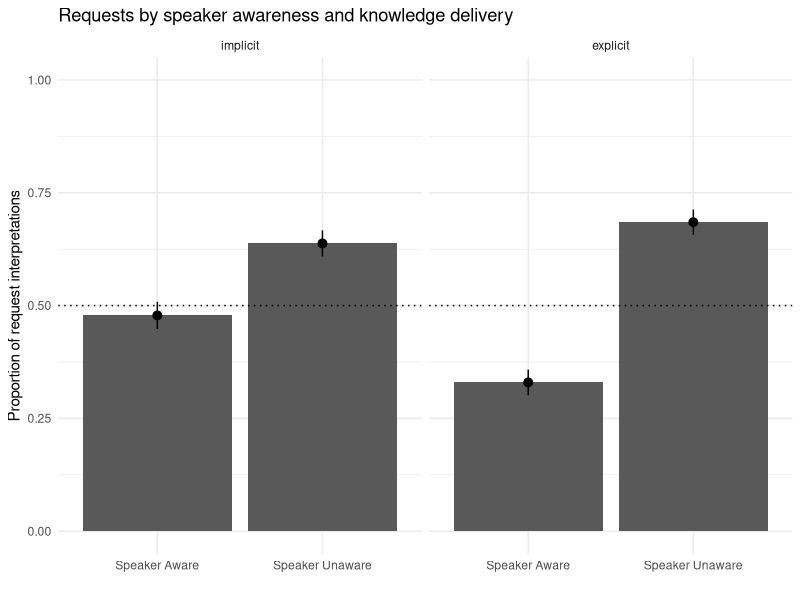
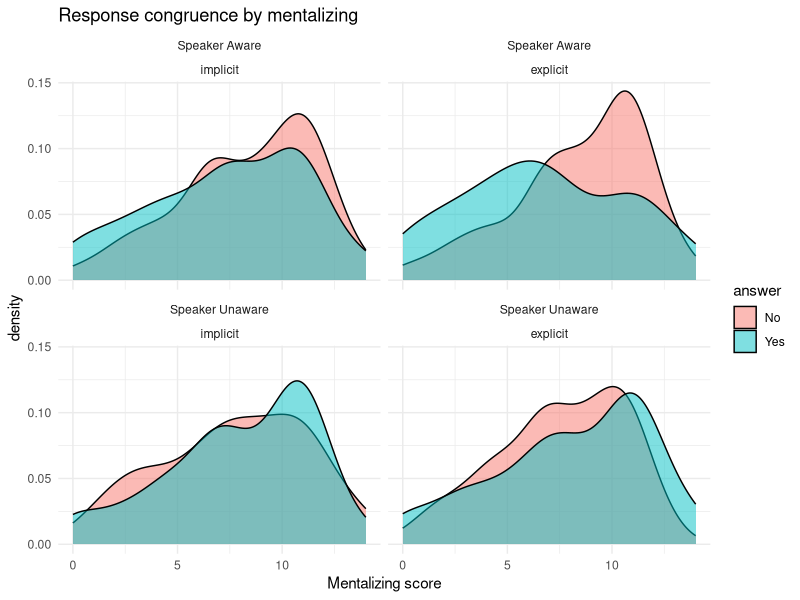
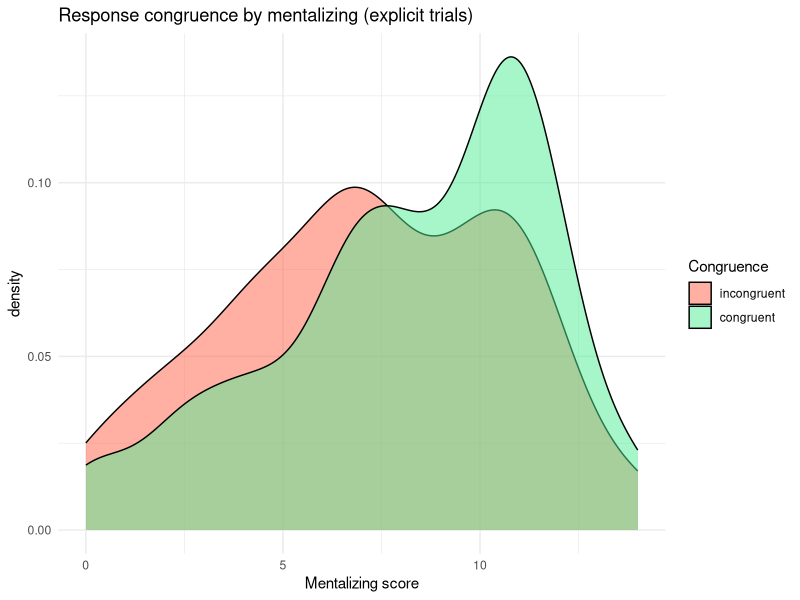
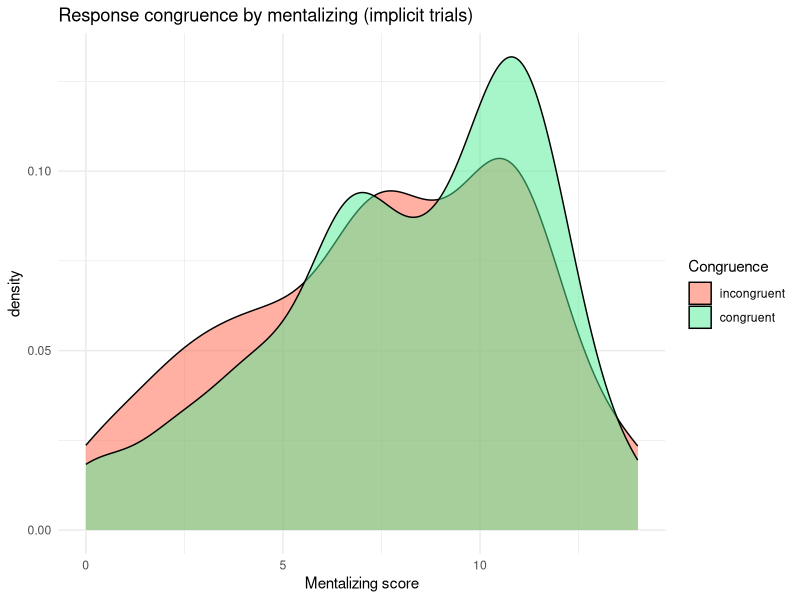
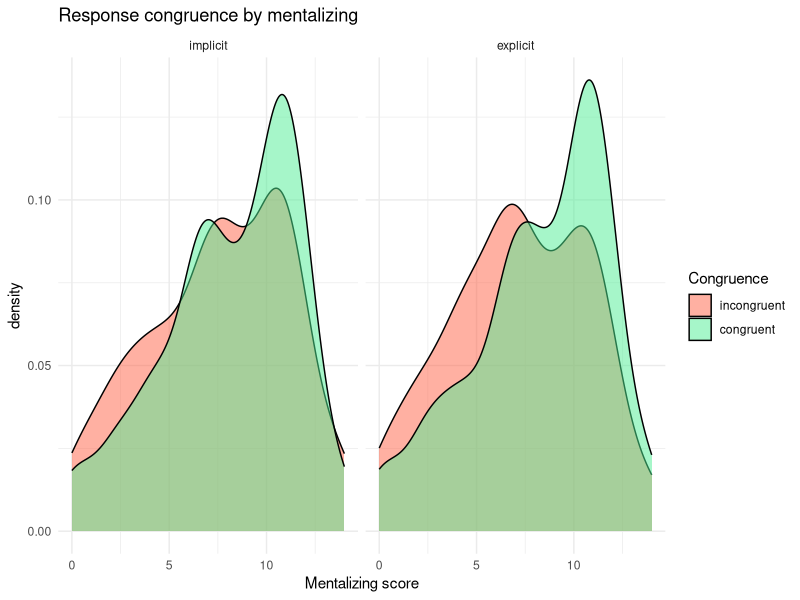
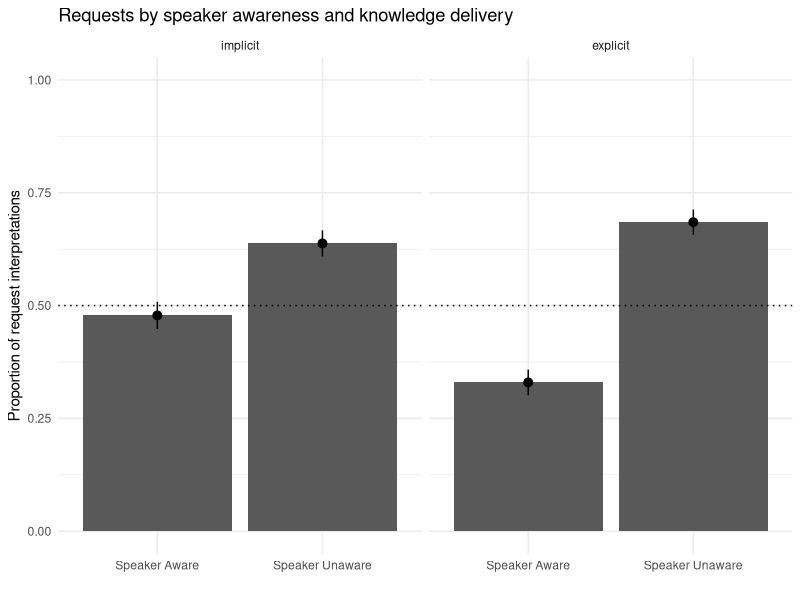
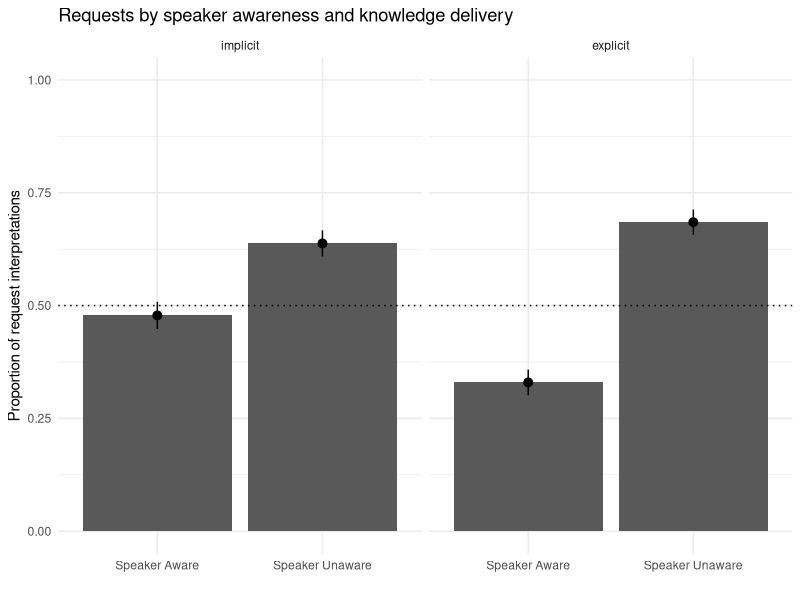
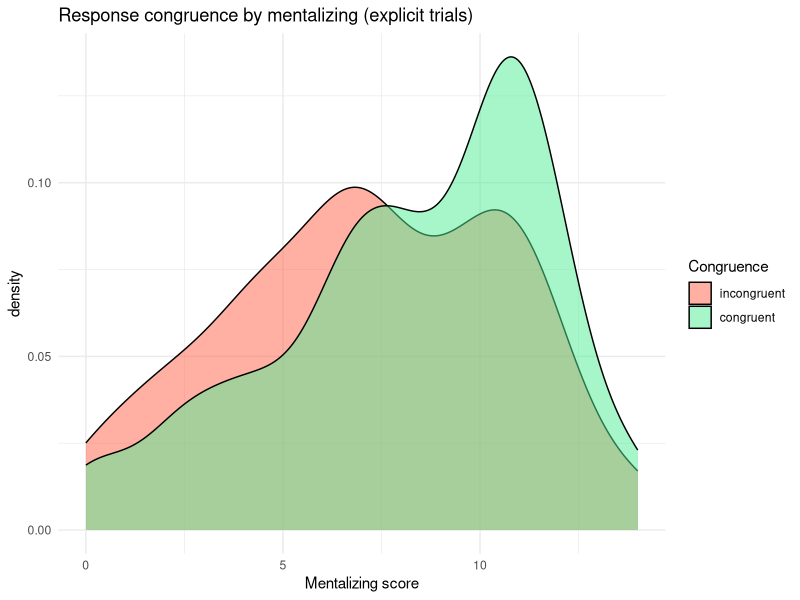

Generate these figures, in order, with R:
## ---- chunk 1
library(tidyverse)
library(forcats)
library(lme4)
library(psych)
## ---- chunk 2
# setwd("/Users/seantrott/Dropbox/UCSD/Research/IndirectSpeechActs/2019_mentalizing_data/Experiment2")
main_plus_sst = read_csv("data/exp2_aggregated.csv")

main_plus_sst$answer = factor(main_plus_sst$answer)
## ---- chunk 3
table(distinct(main_plus_sst, subject, Gender)$Gender)
mean(distinct(main_plus_sst, subject, Age)$Age)
sd(distinct(main_plus_sst, subject, Age)$Age)
range(distinct(main_plus_sst, subject, Age)$Age)

## ---- chunk 4
main_plus_sst$knowledge <- factor(main_plus_sst$knowledge, levels = c("implicit", "explicit"))
main_plus_sst %>%
  ggplot(aes(x = Condition,
             y = numeric_code)) +
  # geom_bar(stat="summary", fun.y="mean", position="dodge", fill="#7293cb") +
  geom_bar(stat="summary", fun.y="mean", position="dodge") +
  theme_minimal() +
  stat_summary (fun.y = function(x){mean(x)},
                fun.ymin = function(x){mean(x) - 1*sd(x)/sqrt(length(x))},
                fun.ymax = function(x){mean(x) + 1*sd(x)/sqrt(length(x))},
                geom= 'pointrange', 
                position=position_dodge(width=0.95)) +
  labs(x = "",
       y = "Proportion of request interpretations",
       title = "Requests by speaker awareness and knowledge delivery") +
  geom_hline(yintercept = .5, linetype = "dotted") +
  scale_y_continuous(limits=c(0, 1)) +
  facet_grid(~knowledge)

ggsave("figures/exp5_knowledge_effect.tiff", 
       units="in", width=6, height=4, dpi=300)
ggsave("/Users/seantrott/Dropbox/UCSD/Research/IndirectSpeechActs/presentations/CRL/Figures/exp5_knowledge_main_effect.pdf", 
       units="in", width=6, height=4, dpi=300)
## ---- chunk 5
model_all = glmer(data=main_plus_sst, 
                  answer ~ stimType * knowledge +
                     (1  + stimType | subject) + (1 + stimType | stimNum) + (1 | group),
                  control=glmerControl(optimizer="bobyqa"),
                   family=binomial())

model_both = glmer(data=main_plus_sst, answer ~ stimType + knowledge +
                          (1  + stimType | subject) + (1 + stimType | stimNum) + (1 | group),
                   control=glmerControl(optimizer="bobyqa"),
                        family=binomial())

model_knowledge = glmer(data=main_plus_sst, answer ~ knowledge +
                          (1  + stimType | subject) + (1 + stimType | stimNum) + (1 | group),
                        control=glmerControl(optimizer="bobyqa"),
                        family=binomial())

model_awareness = glmer(data=main_plus_sst, answer ~ stimType +
                  (1  + stimType | subject) + (1 + stimType | stimNum) + (1 | group),
                  control=glmerControl(optimizer="bobyqa"),
                family=binomial())

model_null = glmer(data=main_plus_sst, answer ~ (1 + stimType | subject) + 
                                  (1 + stimType | stimNum) + (1 | group),
                   control=glmerControl(optimizer="bobyqa"),
                  family=binomial())
## ---- chunk 6
anova(model_awareness, model_null)
anova(model_knowledge, model_null)
anova(model_both, model_knowledge)
anova(model_both, model_awareness)
anova(model_all, model_both)
## ---- chunk 7
main_plus_sst %>%
  group_by(knowledge, Condition) %>%
  summarise(mean_request = mean(numeric_code),
            sd_request = sd(numeric_code))
## ---- chunk 8

model_order_all = glmer(data=main_plus_sst, 
                        answer ~ stimType * order +
                  (1  + stimType | subject) + (1 + stimType | stimNum),
                  control=glmerControl(optimizer="bobyqa"),
                family=binomial())

model_order_all_reduced = glmer(data=main_plus_sst, 
                        answer ~ stimType + order +
                  (1  + stimType | subject) + (1 + stimType | stimNum),
                  control=glmerControl(optimizer="bobyqa"),
                family=binomial())

anova(model_order_all, model_order_all_reduced)


## ---- chunk 9

model_awareness_first = glmer(data=filter(main_plus_sst, order <= 1), 
                        answer ~ stimType + (1 + stimType | stimNum),
                  control=glmerControl(optimizer="bobyqa"),
                family=binomial())

model_null_first = glmer(data=filter(main_plus_sst, order <= 1), 
                   answer ~   (1 + stimType | stimNum),
                   control=glmerControl(optimizer="bobyqa"),
                  family=binomial())
anova(model_awareness_first, model_null_first)



model_awareness_first = glmer(data=filter(main_plus_sst, order <= 1 & knowledge == "explicit"), 
                        answer ~ stimType + (1 | stimNum),
                  control=glmerControl(optimizer="bobyqa"),
                family=binomial())

model_null_first = glmer(data=filter(main_plus_sst, order <= 1& knowledge == "explicit"), 
                   answer ~   (1 | stimNum),
                   control=glmerControl(optimizer="bobyqa"),
                  family=binomial())
anova(model_awareness_first, model_null_first)

model_awareness_first = glmer(data=filter(main_plus_sst, order <= 1 & knowledge == "implicit"), 
                        answer ~ stimType + (1 | stimNum),
                  control=glmerControl(optimizer="bobyqa"),
                family=binomial())

model_null_first = glmer(data=filter(main_plus_sst, order <= 1& knowledge == "implicit"), 
                   answer ~   (1 | stimNum),
                   control=glmerControl(optimizer="bobyqa"),
                  family=binomial())
anova(model_awareness_first, model_null_first)
## ---- chunk 10

main_plus_sst$Congruent = (main_plus_sst$Condition == "Speaker Unaware" & main_plus_sst$answer == "Yes") |
  (main_plus_sst$Condition == "Speaker Aware" & main_plus_sst$answer == "No")

main_plus_sst$Congruence = fct_recode(as.character(main_plus_sst$Congruent),
                                     "congruent" = "TRUE",
                                     "incongruent" = "FALSE")

main_plus_sst$order_binned = cut(main_plus_sst$order, 
                                 breaks=c(0, 4, 8, 12, 17), 
                                 labels=c("first", "second", "third", "fourth"))

main_plus_sst %>%
  ggplot(aes(x=exp_inf_mean, fill=answer)) +
  geom_density(alpha=.5) +
  theme_minimal() +
  # scale_fill_manual(values = c("congruent" = "seagreen2", "incongruent" = "tomato1")) +
  xlab("Mentalizing score") +
  ggtitle("Response congruence by mentalizing") +
  facet_wrap(~Condition + knowledge, ncol = 2)

main_plus_sst %>%
  filter(knowledge == "explicit") %>%
  ggplot(aes(x=exp_inf_mean, fill=Congruence)) +
  geom_density(alpha=.5) +
  theme_minimal() +
  scale_fill_manual(values = c("congruent" = "seagreen2", "incongruent" = "tomato1")) +
  labs(x = "Mentalizing score",
       title = "Response congruence by mentalizing (explicit trials)") 

ggsave("/Users/seantrott/Dropbox/UCSD/Research/IndirectSpeechActs/presentations/CRL/Figures/exp5_mentalizing_explicit.tiff", 
       units="in", width=6, height=4, dpi=300, compression = 'lzw')

main_plus_sst %>%
  filter(knowledge == "implicit") %>%
  ggplot(aes(x=exp_inf_mean, fill=Congruence)) +
  geom_density(alpha=.5) +
  theme_minimal() +
  scale_fill_manual(values = c("congruent" = "seagreen2", "incongruent" = "tomato1")) +
  labs(x = "Mentalizing score",
       title = "Response congruence by mentalizing (implicit trials)") 

ggsave("/Users/seantrott/Dropbox/UCSD/Research/IndirectSpeechActs/presentations/CRL/Figures/exp5_mentalizing_implicit.tiff", 
       units="in", width=6, height=4, dpi=300, compression = 'lzw')

main_plus_sst %>%
  ggplot(aes(x=exp_inf_mean, fill=Congruence)) +
  geom_density(alpha=.5) +
  theme_minimal() +
  scale_fill_manual(values = c("congruent" = "seagreen2", "incongruent" = "tomato1")) +
  xlab("Mentalizing score") +
  ggtitle("Response congruence by mentalizing") +
  facet_wrap(~knowledge, ncol = 2)
## ---- chunk 11

mixed.logit.all.three = glmer(answer ~ Condition * exp_inf_mean * knowledge +
                          Condition * rc_bins_1 * knowledge +
                          (1 + Condition | stimNum), 
                        data = main_plus_sst, 
                        control=glmerControl(optimizer="bobyqa"),
                        family=binomial) 

mixed.logit.all.three.reduced = glmer(answer ~ Condition * exp_inf_mean + Condition * knowledge + exp_inf_mean * knowledge + 
                          Condition * rc_bins_1 * knowledge +
                          (1 + Condition | stimNum), 
                        data = main_plus_sst, 
                        control=glmerControl(optimizer="bobyqa"),
                        family=binomial) 

mixed.logit.just.explicit = glmer(answer ~ Condition * exp_inf_mean +
                          Condition * rc_bins_1 +
                          (1 + Condition | stimNum),  
                        data = filter(main_plus_sst, knowledge == "explicit"), 
                        control=glmerControl(optimizer="bobyqa"),
                        family=binomial) 

mixed.logit.just.explicit.reduced = glmer(answer ~ Condition + exp_inf_mean +
                          Condition * rc_bins_1 +
                          (1 + Condition | stimNum),  
                        data = filter(main_plus_sst, knowledge == "explicit"), 
                        control=glmerControl(optimizer="bobyqa"),
                        family=binomial) 

mixed.logit.just.implicit = glmer(answer ~ Condition * exp_inf_mean +
                          Condition * rc_bins_1 +
                          (1 + Condition | stimNum),  
                        data = filter(main_plus_sst, knowledge == "implicit"), 
                        control=glmerControl(optimizer="bobyqa"),
                        family=binomial) 

mixed.logit.just.implicit.reduced = glmer(answer ~ Condition + exp_inf_mean +
                          Condition * rc_bins_1 +
                          (1 + Condition | stimNum),  
                        data = filter(main_plus_sst, knowledge == "implicit"), 
                        control=glmerControl(optimizer="bobyqa"),
                        family=binomial) 

mixed.logit.all = glmer(answer ~ Condition * exp_inf_mean +
                          Condition * rc_bins_1 +
                          (1 + Condition | stimNum), 
                        data = main_plus_sst, 
                        control=glmerControl(optimizer="bobyqa"),
                        family=binomial) 

mixed.logit.reduced = glmer(answer ~ Condition + exp_inf_mean +
                          Condition * rc_bins_1 +
                          (1 + Condition | stimNum), 
                        data = main_plus_sst, 
                        control=glmerControl(optimizer="bobyqa"),
                        family=binomial) 

mixed.logit.reduced.rc = glmer(answer ~ Condition * exp_inf_mean +
                              Condition + rc_bins_1 +
                              (1 + Condition | stimNum), 
                            data = main_plus_sst, 
                            control=glmerControl(optimizer="bobyqa"),
                            family=binomial) 

mixed.logit.rc = glmer(answer ~ Condition * rc_bins_1 +
                          (1 + Condition | stimNum), 
                        data = main_plus_sst, 
                        control=glmerControl(optimizer="bobyqa"),
                        family=binomial) 

mixed.logit.rc.reduced = glmer(answer ~ Condition + rc_bins_1 +
                                  (1 + Condition | stimNum), 
                                data = main_plus_sst, 
                                control=glmerControl(optimizer="bobyqa"),
                                family=binomial) 

mixed.logit.inf = glmer(answer ~ Condition * exp_inf_mean +
                          (1 + Condition | stimNum), 
                        data = main_plus_sst, 
                        control=glmerControl(optimizer="bobyqa"),
                        family=binomial) 

mixed.logit.inf.reduced = glmer(answer ~ Condition + exp_inf_mean +
                                  (1 + Condition | stimNum), 
                                data = main_plus_sst, 
                                control=glmerControl(optimizer="bobyqa"),
                                family=binomial) 

## ---- chunk 12
anova(mixed.logit.just.implicit, mixed.logit.just.implicit.reduced)
anova(mixed.logit.just.explicit, mixed.logit.just.explicit.reduced)

anova(mixed.logit.all.three, mixed.logit.all.three.reduced)


anova(mixed.logit.all, mixed.logit.reduced)
anova(mixed.logit.all, mixed.logit.reduced.rc)
anova(mixed.logit.inf, mixed.logit.inf.reduced)
anova(mixed.logit.rc, mixed.logit.rc.reduced)
## ---- chunk 13

mixed.logit.spon = glmer(answer ~ Condition * factor(spon_true) +
                                  (1 + Condition | stimNum), 
                                data = filter(main_plus_sst, knowledge=="implicit"), 
                                control=glmerControl(optimizer="bobyqa"),
                                family=binomial) 

mixed.logit.spon.reduced = glmer(answer ~ Condition + factor(spon_true) +
                                  (1 + Condition | stimNum), 
                                data = filter(main_plus_sst, knowledge=="implicit"), 
                                control=glmerControl(optimizer="bobyqa"),
                                family=binomial) 

anova(mixed.logit.spon, mixed.logit.spon.reduced)

mixed.logit.spon = glmer(answer ~ Condition * factor(spon_true) +
                                  (1 + Condition | stimNum), 
                                data = filter(main_plus_sst, knowledge=="explicit"), 
                                control=glmerControl(optimizer="bobyqa"),
                                family=binomial) 

mixed.logit.spon.reduced = glmer(answer ~ Condition + factor(spon_true) +
                                  (1 + Condition | stimNum), 
                                data = filter(main_plus_sst, knowledge=="explicit"), 
                                control=glmerControl(optimizer="bobyqa"),
                                family=binomial) 

anova(mixed.logit.spon, mixed.logit.spon.reduced)

mixed.logit.spon.full = glmer(answer ~ Condition * factor(spon_true) + Condition * rc_bins_1 +
                                  (1 + Condition | stimNum), 
                                data = main_plus_sst, 
                                control=glmerControl(optimizer="bobyqa"),
                                family=binomial)

mixed.logit.spon.full.reduced = glmer(answer ~ Condition + factor(spon_true) + Condition * rc_bins_1 +
                                  (1 + Condition | stimNum), 
                                data = main_plus_sst, 
                                control=glmerControl(optimizer="bobyqa"),
                                family=binomial)


mixed.logit.spon = glmer(answer ~ Condition * factor(spon_true) +
                                  (1 + Condition | stimNum), 
                                data = main_plus_sst, 
                                control=glmerControl(optimizer="bobyqa"),
                                family=binomial) 

mixed.logit.spon.reduced = glmer(answer ~ Condition + factor(spon_true) +
                                  (1 + Condition | stimNum), 
                                data = main_plus_sst, 
                                control=glmerControl(optimizer="bobyqa"),
                                family=binomial) 

anova(mixed.logit.spon.full, mixed.logit.spon.full.reduced)
anova(mixed.logit.spon, mixed.logit.spon.reduced)

